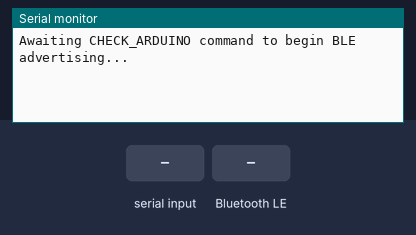
This sketch was run on a simulated Arduino Nano 33 IoT. Shown: the last lines printed to the serial monitor. The test bench sets the inputs (shaded band). Nothing arrives over Bluetooth unless stated; a phone connects over Bluetooth LE 3 s after start.

Above: at 1.2 s.
1.3 s: "CHECK_ARDUINO\n" received over Serial
At 2.0 s:
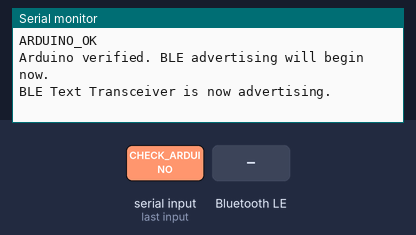
2.8 s: Bluetooth LE write "CHECK_ARDUINO" received
At 5.5 s:
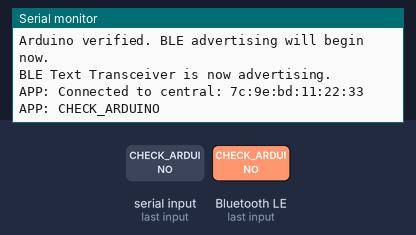
5.8 s: Bluetooth LE write "DISCONNECT" received
At 6.6 s:
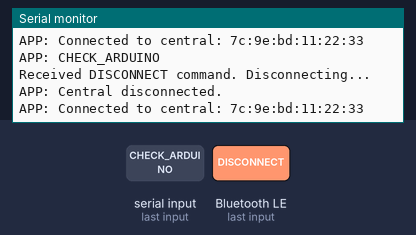
7.3 s: "DISCONNECT\n" received over Serial
At 7.9 s:
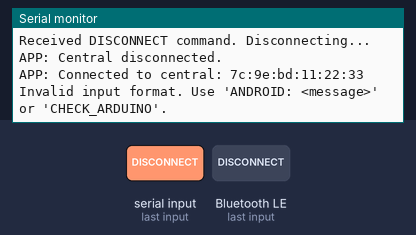
8.8 s: Bluetooth LE write "ANDROID:" received
At 10.0 s:
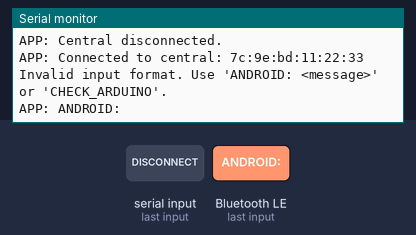
10.3 s: "ANDROID: \n" received over Serial
At 11.3 s:
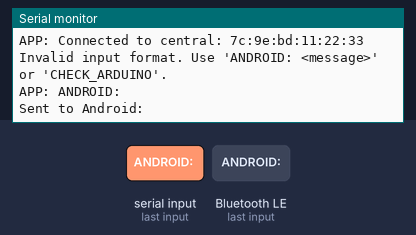

Measured:
- after the input at 1.3 s, the serial monitor: prints a new line at once (image 1)
- after the input at 2.8 s, the serial monitor: prints a new line after 1.5 s (image 2)
- after the input at 5.8 s, the serial monitor: prints a new line at once (image 3)
- after the input at 7.3 s, the serial monitor: prints a new line at once (image 4)
- after the input at 8.8 s, the serial monitor: prints a new line at once (image 5)
- after the input at 10.3 s, the serial monitor: prints a new line at once (image 6)

The sketch:

v5_Arduinoverif.ino
```cpp
#include <ArduinoBLE.h>

// Define BLE Service and Characteristics UUIDs
#define TEXT_SERVICE_UUID       "1e03ce00-b8bc-4152-85e2-f096236d2833"
#define TEXT_MESSAGE_CHAR_UUID  "1e03ce01-b8bc-4152-85e2-f096236d2833"

// BLE Service and Characteristic
BLEService textService(TEXT_SERVICE_UUID);
BLECharacteristic textMessageCharacteristic(
  TEXT_MESSAGE_CHAR_UUID,
  BLERead | BLEWrite | BLENotify,
  100
);

String inputBuffer = "";          // Buffer to collect Serial input
bool isArduinoVerified = false;   // Added for CHECK_ARDUINO feature
bool bleAdvertisingStarted = false;  // Track whether BLE advertising has started

void setup() {
  Serial.begin(9600);
  while (!Serial);

  // Initialize BLE
  if (!BLE.begin()) {
    Serial.println("Starting BLE module failed!");
    while (1);
  }

  Serial.println("Awaiting CHECK_ARDUINO command to begin BLE advertising...");
}

void loop() {
  // Check if we need to verify this device as Arduino
  if (!isArduinoVerified && Serial.available() > 0) {
    String command = Serial.readStringUntil('\n');
    command.trim();

    if (command == "CHECK_ARDUINO") {
      Serial.println("ARDUINO_OK");
      isArduinoVerified = true;
      Serial.println("Arduino verified. BLE advertising will begin now.");
    }
  }

  // Start BLE advertising *only after* verification
  if (isArduinoVerified && !bleAdvertisingStarted) {
    BLE.setLocalName("Wi-SUN EV Charger-001");
    BLE.setAdvertisedService(textService);

    textService.addCharacteristic(textMessageCharacteristic);
    BLE.addService(textService);

    BLE.advertise();
    bleAdvertisingStarted = true;

    Serial.println("BLE Text Transceiver is now advertising.");
  }

  if (!bleAdvertisingStarted) {
    return;
  }

  BLEDevice central = BLE.central();
  if (central) {
    Serial.print("APP: Connected to central: ");
    Serial.println(central.address());

    while (central.connected()) {
      // Check if Text Message Characteristic was written to
      if (textMessageCharacteristic.written()) {
        String receivedText = "";
        const uint8_t* value = textMessageCharacteristic.value();
        int length = textMessageCharacteristic.valueLength();

        for (int i = 0; i < length; i++) {
          receivedText += (char)value[i];
        }

        if (receivedText.equalsIgnoreCase("DISCONNECT")) {
          Serial.println("Received DISCONNECT command. Disconnecting...");
          BLE.disconnect();
          break;
        }

        Serial.print("APP: ");
        Serial.println(receivedText);
      }

      // Handle Serial input
      if (Serial.available()) {
        char c = Serial.read();
        if (c == '\n' || c == '\r') {
          if (inputBuffer.startsWith("ANDROID: ")) {
            String message = inputBuffer.substring(9);
            textMessageCharacteristic.writeValue((const uint8_t*)message.c_str(), message.length());
            Serial.print("Sent to Android: ");
            Serial.println(message);

            if (message.equalsIgnoreCase("DISCONNECT")) {
              Serial.println("Disconnect command received. Disconnecting...");
              BLE.disconnect();
              break;
            }
          } else {
            Serial.println("Invalid input format. Use 'ANDROID: <message>' or 'CHECK_ARDUINO'.");
          }
          inputBuffer = ""; // Clear buffer after processing
        } else {
          inputBuffer += c;
        }
      }

      BLE.poll();
    }

    Serial.println("APP: Central disconnected.");
    inputBuffer = ""; // Clear buffer on disconnection
  }

  BLE.poll();
}
```
